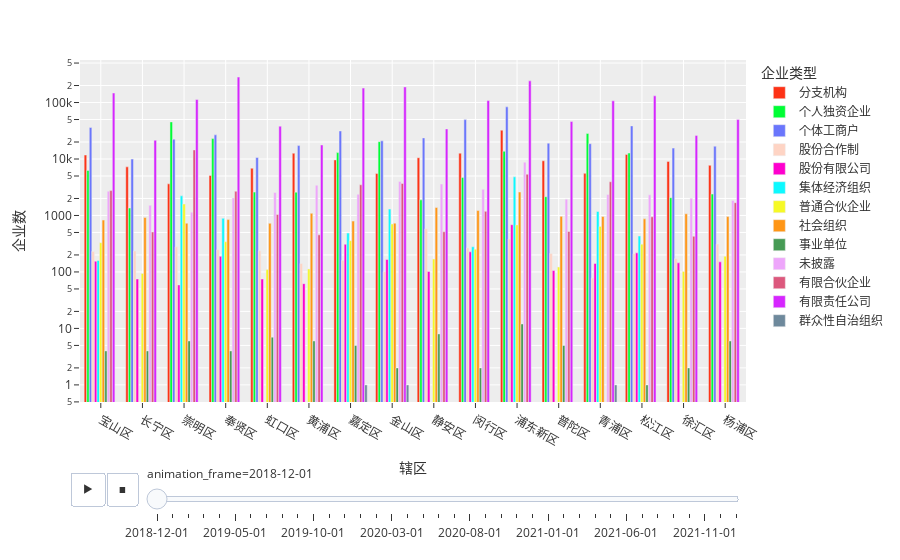

The notebook cell saved with this chart:
### Markdown cell above
## 存量企业类型存量统计&&行业类型存量统计

### Code cell
pio.templates.default="ggplot2"
secondDataSheet4=pd.read_excel(
    "E:\\PythonProject\\Data\\2.xlsx",
    "Sheet4")
secondDataSheet4=secondDataSheet4[secondDataSheet4["辖区"]!="上海市"]
update_date(secondDataSheet4)
secondDataSheet4.loc[:, "年月"] =pd.to_datetime(secondDataSheet4.apply(get_date, axis=1))
fig3=px.bar(
    secondDataSheet4,
    x="辖区",
    y="企业数",
    log_y=True,
    color="企业类型",
    barmode="group",
    animation_frame=secondDataSheet4.年月.astype(str),
    color_discrete_sequence=px.colors.qualitative.Light24
)
fig3.show()

### Figure 1 — Plotly figure (JSON) as saved in the notebook; plotly's stock layout.template omitted (floating-point values rounded to 4 significant figures)
{"data": [{"alignmentgroup": "True", "hovertemplate": "企业类型=分支机构<br>animation_frame=2018-12-01<br>辖区=%{x}<br>企业数=%{y}<extra></extra>", "legendgroup": "分支机构", "marker": {"color": "#FD3216", "pattern": {"shape": ""}}, "name": "分支机构", "offsetgroup": "分支机构", "orientation": "v", "showlegend": true, "textposition": "auto", "type": "bar", "x": ["宝山区", "长宁区", "崇明区", "奉贤区", "虹口区", "黄浦区", "嘉定区", "金山区", "静安区", "闵行区", "浦东新区", "普陀区", "青浦区", "松江区", "徐汇区", "杨浦区"], "xaxis": "x", "y": [11760, 7261, 3634, 5096, 6870, 12661, 9640, 5562, 10531, 12682, 32380, 9294, 5576, 12053, 9069, 7722], "yaxis": "y"}, {"alignmentgroup": "True", "hovertemplate": "企业类型=个人独资企业<br>animation_frame=2018-12-01<br>辖区=%{x}<br>企业数=%{y}<extra></extra>", "legendgroup": "个人独资企业", "marker": {"color": "#00FE35", "pattern": {"shape": ""}}, "name": "个人独资企业", "offsetgroup": "个人独资企业", "orientation": "v", "showlegend": true, "textposition": "auto", "type": "bar", "x": ["宝山区", "长宁区", "崇明区", "奉贤区", "虹口区", "黄浦区", "嘉定区", "金山区", "静安区", "闵行区", "浦东新区", "普陀区", "青浦区", "松江区", "徐汇区", "杨浦区"], "xaxis": "x", "y": [6283, 1356, 45413, 23002, 2591, 2582, 12974, 20265, 1891, 4699, 13701, 2152, 28326, 12760, 2063, 2395], "yaxis": "y"}, {"alignmentgroup": "True", "hovertemplate": "企业类型=个体工商户<br>animation_frame=2018-12-01<br>辖区=%{x}<br>企业数=%{y}<extra></extra>", "legendgroup": "个体工商户", "marker": {"color": "#6A76FC", "pattern": {"shape": ""}}, "name": "个体工商户", "offsetgroup": "个体工商户", "orientation": "v", "showlegend": true, "textposition": "auto", "type": "bar", "x": ["宝山区", "长宁区", "崇明区", "奉贤区", "虹口区", "黄浦区", "嘉定区", "金山区", "静安区", "闵行区", "浦东新区", "普陀区", "青浦区", "松江区", "徐汇区", "杨浦区"], "xaxis": "x", "y": [36174, 9957, 22432, 26784, 10627, 17279, 31345, 20951, 23641, 49798, 83748, 19094, 18673, 38568, 15589, 16857], "yaxis": "y"}, {"alignmentgroup": "True", "hovertemplate": "企业类型=股份合作制<br>animation_frame=2018-12-01<br>辖区=%{x}<br>企业数=%{y}<extra></extra>", "legendgroup": "股份合作制", "marker": {"color": "#FED4C4", "pattern": {"shape": ""}}, "name": "股份合作制", "offsetgroup": "股份合作制", "orientation": "v", "showlegend": true, "textposition": "auto", "type": "bar", "x": ["宝山区", "长宁区", "崇明区", "奉贤区", "虹口区", "黄浦区", "嘉定区", "金山区", "静安区", "闵行区", "浦东新区", "普陀区", "青浦区", "松江区", "徐汇区", "杨浦区"], "xaxis": "x", "y": [231, 235, 278, 247, 238, 141, 160, 101, 580, 266, 383, 213, 78, 210, 172, 311], "yaxis": "y"}, {"alignmentgroup": "True", "hovertemplate": "企业类型=股份有限公司<br>animation_frame=2018-12-01<br>辖区=%{x}<br>企业数=%{y}<extra></extra>", "legendgroup": "股份有限公司", "marker": {"color": "#FE00CE", "pattern": {"shape": ""}}, "name": "股份有限公司", "offsetgroup": "股份有限公司", "orientation": "v", "showlegend": true, "textposition": "auto", "type": "bar", "x": ["宝山区", "长宁区", "崇明区", "奉贤区", "虹口区", "黄浦区", "嘉定区", "金山区", "静安区", "闵行区", "浦东新区", "普陀区", "青浦区", "松江区", "徐汇区", "杨浦区"], "xaxis": "x", "y": [155, 75, 59, 189, 75, 62, 309, 166, 102, 227, 687, 106, 141, 218, 145, 151], "yaxis": "y"}, {"alignmentgroup": "True", "hovertemplate": "企业类型=集体经济组织<br>animation_frame=2018-12-01<br>辖区=%{x}<br>企业数=%{y}<extra></extra>", "legendgroup": "集体经济组织", "marker": {"color": "#0DF9FF", "pattern": {"shape": ""}}, "name": "集体经济组织", "offsetgroup": "集体经济组织", "orientation": "v", "showlegend": true, "textposition": "auto", "type": "bar", "x": ["宝山区", "崇明区", "奉贤区", "嘉定区", "金山区", "闵行区", "浦东新区", "青浦区", "松江区"], "xaxis": "x", "y": [160, 2225, 890, 489, 1298, 279, 4832, 1177, 433], "yaxis": "y"}, {"alignmentgroup": "True", "hovertemplate": "企业类型=普通合伙企业<br>animation_frame=2018-12-01<br>辖区=%{x}<br>企业数=%{y}<extra></extra>", "legendgroup": "普通合伙企业", "marker": {"color": "#F6F926", "pattern": {"shape": ""}}, "name": "普通合伙企业", "offsetgroup": "普通合伙企业", "orientation": "v", "showlegend": true, "textposition": "auto", "type": "bar", "x": ["宝山区", "长宁区", "崇明区", "奉贤区", "虹口区", "黄浦区", "嘉定区", "金山区", "静安区", "闵行区", "浦东新区", "普陀区", "青浦区", "松江区", "徐汇区", "杨浦区"], "xaxis": "x", "y": [329, 94, 1590, 343, 110, 113, 358, 704, 169, 252, 680, 122, 641, 310, 102, 190], "yaxis": "y"}, {"alignmentgroup": "True", "hovertemplate": "企业类型=社会组织<br>animation_frame=2018-12-01<br>辖区=%{x}<br>企业数=%{y}<extra></extra>", "legendgroup": "社会组织", "marker": {"color": "#FF9616", "pattern": {"shape": ""}}, "name": "社会组织", "offsetgroup": "社会组织", "orientation": "v", "showlegend": true, "textposition": "auto", "type": "bar", "x": ["宝山区", "长宁区", "崇明区", "奉贤区", "虹口区", "黄浦区", "嘉定区", "金山区", "静安区", "闵行区", "浦东新区", "普陀区", "青浦区", "松江区", "徐汇区", "杨浦区"], "xaxis": "x", "y": [828, 919, 728, 845, 726, 1090, 795, 732, 1385, 1223, 2601, 965, 962, 871, 1072, 956], "yaxis": "y"}, {"alignmentgroup": "True", "hovertemplate": "企业类型=事业单位<br>animation_frame=2018-12-01<br>辖区=%{x}<br>企业数=%{y}<extra></extra>", "legendgroup": "事业单位", "marker": {"color": "#479B55", "pattern": {"shape": ""}}, "name": "事业单位", "offsetgroup": "事业单位", "orientation": "v", "showlegend": true, "textposition": "auto", "type": "bar", "x": ["宝山区", "长宁区", "崇明区", "奉贤区", "虹口区", "黄浦区", "嘉定区", "金山区", "静安区", "闵行区", "浦东新区", "普陀区", "松江区", "徐汇区", "杨浦区"], "xaxis": "x", "y": [4, 4, 6, 4, 7, 6, 5, 2, 8, 2, 12, 5, 1, 2, 6], "yaxis": "y"}, {"alignmentgroup": "True", "hovertemplate": "企业类型=未披露<br>animation_frame=2018-12-01<br>辖区=%{x}<br>企业数=%{y}<extra></extra>", "legendgroup": "未披露", "marker": {"color": "#EEA6FB", "pattern": {"shape": ""}}, "name": "未披露", "offsetgroup": "未披露", "orientation": "v", "showlegend": true, "textposition": "auto", "type": "bar", "x": ["宝山区", "长宁区", "崇明区", "奉贤区", "虹口区", "黄浦区", "嘉定区", "金山区", "静安区", "闵行区", "浦东新区", "普陀区", "青浦区", "松江区", "徐汇区", "杨浦区"], "xaxis": "x", "y": [2691, 1512, 1145, 2044, 2557, 3423, 2374, 4014, 3601, 2920, 8794, 1945, 2360, 2320, 2008, 1850], "yaxis": "y"}, {"alignmentgroup": "True", "hovertemplate": "企业类型=有限合伙企业<br>animation_frame=2018-12-01<br>辖区=%{x}<br>企业数=%{y}<extra></extra>", "legendgroup": "有限合伙企业", "marker": {"color": "#DC587D", "pattern": {"shape": ""}}, "name": "有限合伙企业", "offsetgroup": "有限合伙企业", "orientation": "v", "showlegend": true, "textposition": "auto", "type": "bar", "x": ["宝山区", "长宁区", "崇明区", "奉贤区", "虹口区", "黄浦区", "嘉定区", "金山区", "静安区", "闵行区", "浦东新区", "普陀区", "青浦区", "松江区", "徐汇区", "杨浦区"], "xaxis": "x", "y": [2759, 510, 14479, 2688, 1043, 454, 3495, 3687, 514, 1183, 5380, 520, 3954, 947, 428, 1685], "yaxis": "y"}, {"alignmentgroup": "True", "hovertemplate": "企业类型=有限责任公司<br>animation_frame=2018-12-01<br>辖区=%{x}<br>企业数=%{y}<extra></extra>", "legendgroup": "有限责任公司", "marker": {"color": "#D626FF", "pattern": {"shape": ""}}, "name": "有限责任公司", "offsetgroup": "有限责任公司", "orientation": "v", "showlegend": true, "textposition": "auto", "type": "bar", "x": ["宝山区", "长宁区", "崇明区", "奉贤区", "虹口区", "黄浦区", "嘉定区", "金山区", "静安区", "闵行区", "浦东新区", "普陀区", "青浦区", "松江区", "徐汇区", "杨浦区"], "xaxis": "x", "y": [147416, 21506, 112995, 281932, 38134, 17723, 180026, 189187, 34082, 108406, 241971, 46084, 107371, 131326, 26187, 49985], "yaxis": "y"}, {"alignmentgroup": "True", "hovertemplate": "企业类型=群众性自治组织<br>animation_frame=2018-12-01<br>辖区=%{x}<br>企业数=%{y}<extra></extra>", "legendgroup": "群众性自治组织", "marker": {"color": "#6E899C", "pattern": {"shape": ""}}, "name": "群众性自治组织", "offsetgroup": "群众性自治组织", "orientation": "v", "showlegend": true, "textposition": "auto", "type": "bar", "x": ["嘉定区", "金山区", "青浦区"], "xaxis": "x", "y": [1, 1, 1], "yaxis": "y"}], "layout": {"barmode": "group", "legend": {"title": {"text": "企业类型"}, "tracegroupgap": 0}, "margin": {"t": 60}, "sliders": [{"active": 0, "currentvalue": {"prefix": "animation_frame="}, "len": 0.9, "pad": {"b": 10, "t": 60}, "steps": [{"args": [["2018-12-01"], {"frame": {"duration": 0, "redraw": true}, "fromcurrent": true, "mode": "immediate", "transition": {"duration": 0, "easing": "linear"}}], "label": "2018-12-01", "method": "animate"}, {"args": [["2019-01-01"], {"frame": {"duration": 0, "redraw": true}, "fromcurrent": true, "mode": "immediate", "transition": {"duration": 0, "easing": "linear"}}], "label": "2019-01-01", "method": "animate"}, {"args": [["2019-02-01"], {"frame": {"duration": 0, "redraw": true}, "fromcurrent": true, "mode": "immediate", "transition": {"duration": 0, "easing": "linear"}}], "label": "2019-02-01", "method": "animate"}, {"args": [["2019-03-01"], {"frame": {"duration": 0, "redraw": true}, "fromcurrent": true, "mode": "immediate", "transition": {"duration": 0, "easing": "linear"}}], "label": "2019-03-01", "method": "animate"}, {"args": [["2019-04-01"], {"frame": {"duration": 0, "redraw": true}, "fromcurrent": true, "mode": "immediate", "transition": {"duration": 0, "easing": "linear"}}], "label": "2019-04-01", "method": "animate"}, {"args": [["2019-05-01"], {"frame": {"duration": 0, "redraw": true}, "fromcurrent": true, "mode": "immediate", "transition": {"duration": 0, "easing": "linear"}}], "label": "2019-05-01", "method": "animate"}, {"args": [["2019-06-01"], {"frame": {"duration": 0, "redraw": true}, "fromcurrent": true, "mode": "immediate", "transition": {"duration": 0, "easing": "linear"}}], "label": "2019-06-01", "method": "animate"}, {"args": [["2019-07-01"], {"frame": {"duration": 0, "redraw": true}, "fromcurrent": true, "mode": "immediate", "transition": {"duration": 0, "easing": "linear"}}], "label": "2019-07-01", "method": "animate"}, {"args": [["2019-08-01"], {"frame": {"duration": 0, "redraw": true}, "fromcurrent": true, "mode": "immediate", "transition": {"duration": 0, "easing": "linear"}}], "label": "2019-08-01", "method": "animate"}, {"args": [["2019-09-01"], {"frame": {"duration": 0, "redraw": true}, "fromcurrent": true, "mode": "immediate", "transition": {"duration": 0, "easing": "linear"}}], "label": "2019-09-01", "method": "animate"}, {"args": [["2019-10-01"], {"frame": {"duration": 0, "redraw": true}, "fromcurrent": true, "mode": "immediate", "transition": {"duration": 0, "easing": "linear"}}], "label": "2019-10-01", "method": "animate"}, {"args": [["2019-11-01"], {"frame": {"duration": 0, "redraw": true}, "fromcurrent": true, "mode": "immediate", "transition": {"duration": 0, "easing": "linear"}}], "label": "2019-11-01", "method": "animate"}, {"args": [["2019-12-01"], {"frame": {"duration": 0, "redraw": true}, "fromcurrent": true, "mode": "immediate", "transition": {"duration": 0, "easing": "linear"}}], "label": "2019-12-01", "method": "animate"}, {"args": [["2020-01-01"], {"frame": {"duration": 0, "redraw": true}, "fromcurrent": true, "mode": "immediate", "transition": {"duration": 0, "easing": "linear"}}], "label": "2020-01-01", "method": "animate"}, {"args": [["2020-02-01"], {"frame": {"duration": 0, "redraw": true}, "fromcurrent": true, "mode": "immediate", "transition": {"duration": 0, "easing": "linear"}}], "label": "2020-02-01", "method": "animate"}, {"args": [["2020-03-01"], {"frame": {"duration": 0, "redraw": true}, "fromcurrent": true, "mode": "immediate", "transition": {"duration": 0, "easing": "linear"}}], "label": "2020-03-01", "method": "animate"}, {"args": [["2020-04-01"], {"frame": {"duration": 0, "redraw": true}, "fromcurrent": true, "mode": "immediate", "transition": {"duration": 0, "easing": "linear"}}], "label": "2020-04-01", "method": "animate"}, {"args": [["2020-05-01"], {"frame": {"duration": 0, "redraw": true}, "fromcurrent": true, "mode": "immediate", "transition": {"duration": 0, "easing": "linear"}}], "label": "2020-05-01", "method": "animate"}, {"args": [["2020-06-01"], {"frame": {"duration": 0, "redraw": true}, "fromcurrent": true, "mode": "immediate", "transition": {"duration": 0, "easing": "linear"}}], "label": "2020-06-01", "method": "animate"}, {"args": [["2020-07-01"], {"frame": {"duration": 0, "redraw": true}, "fromcurrent": true, "mode": "immediate", "transition": {"duration": 0, "easing": "linear"}}], "label": "2020-07-01", "method": "animate"}, {"args": [["2020-08-01"], {"frame": {"duration": 0, "redraw": true}, "fromcurrent": true, "mode": "immediate", "transition": {"duration": 0, "easing": "linear"}}], "label": "2020-08-01", "method": "animate"}, {"args": [["2020-09-01"], {"frame": {"duration": 0, "redraw": true}, "fromcurrent": true, "mode": "immediate", "transition": {"duration": 0, "easing": "linear"}}], "label": "2020-09-01", "method": "animate"}, {"args": [["2020-10-01"], {"frame": {"duration": 0, "redraw": true}, "fromcurrent": true, "mode": "immediate", "transition": {"duration": 0, "easing": "linear"}}], "label": "2020-10-01", "method": "animate"}, {"args": [["2020-11-01"], {"frame": {"duration": 0, "redraw": true}, "fromcurrent": true, "mode": "immediate", "transition": {"duration": 0, "easing": "linear"}}], "label": "2020-11-01", "method": "animate"}, {"args": [["2020-12-01"], {"frame": {"duration": 0, "redraw": true}, "fromcurrent": true, "mode": "immediate", "transition": {"duration": 0, "easing": "linear"}}], "label": "2020-12-01", "method": "animate"}, {"args": [["2021-01-01"], {"frame": {"duration": 0, "redraw": true}, "fromcurrent": true, "mode": "immediate", "transition": {"duration": 0, "easing": "linear"}}], "label": "2021-01-01", "method": "animate"}, {"args": [["2021-02-01"], {"frame": {"duration": 0, "redraw": true}, "fromcurrent": true, "mode": "immediate", "transition": {"duration": 0, "easing": "linear"}}], "label": "2021-02-01", "method": "animate"}, {"args": [["2021-03-01"], {"frame": {"duration": 0, "redraw": true}, "fromcurrent": true, "mode": "immediate", "transition": {"duration": 0, "easing": "linear"}}], "label": "2021-03-01", "method": "animate"}, {"args": [["2021-04-01"], {"frame": {"duration": 0, "redraw": true}, "fromcurrent": true, "mode": "immediate", "transition": {"duration": 0, "easing": "linear"}}], "label": "2021-04-01", "method": "animate"}, {"args": [["2021-05-01"], {"frame": {"duration": 0, "redraw": true}, "fromcurrent": true, "mode": "immediate", "transition": {"duration": 0, "easing": "linear"}}], "label": "2021-05-01", "method": "animate"}, {"args": [["2021-06-01"], {"frame": {"duration": 0, "redraw": true}, "fromcurrent": true, "mode": "immediate", "transition": {"duration": 0, "easing": "linear"}}], "label": "2021-06-01", "method": "animate"}, {"args": [["2021-07-01"], {"frame": {"duration": 0, "redraw": true}, "fromcurrent": true, "mode": "immediate", "transition": {"duration": 0, "easing": "linear"}}], "label": "2021-07-01", "method": "animate"}, {"args": [["2021-08-01"], {"frame": {"duration": 0, "redraw": true}, "fromcurrent": true, "mode": "immediate", "transition": {"duration": 0, "easing": "linear"}}], "label": "2021-08-01", "method": "animate"}, {"args": [["2021-09-01"], {"frame": {"duration": 0, "redraw": true}, "fromcurrent": true, "mode": "immediate", "transition": {"duration": 0, "easing": "linear"}}], "label": "2021-09-01", "method": "animate"}, {"args": [["2021-10-01"], {"frame": {"duration": 0, "redraw": true}, "fromcurrent": true, "mode": "immediate", "transition": {"duration": 0, "easing": "linear"}}], "label": "2021-10-01", "method": "animate"}, {"args": [["2021-11-01"], {"frame": {"duration": 0, "redraw": true}, "fromcurrent": true, "mode": "immediate", "transition": {"duration": 0, "easing": "linear"}}], "label": "2021-11-01", "method": "animate"}, {"args": [["2021-12-01"], {"frame": {"duration": 0, "redraw": true}, "fromcurrent": true, "mode": "immediate", "transition": {"duration": 0, "easing": "linear"}}], "label": "2021-12-01", "method": "animate"}, {"args": [["2022-01-01"], {"frame": {"duration": 0, "redraw": true}, "fromcurrent": true, "mode": "immediate", "transition": {"duration": 0, "easing": "linear"}}], "label": "2022-01-01", "method": "animate"}], "x": 0.1, "xanchor": "left", "y": 0, "yanchor": "top"}], "updatemenus": [{"buttons": [{"args": [null, {"frame": {"duration": 500, "redraw": true}, "fromcurrent": true, "mode": "immediate", "transition": {"duration": 500, "easing": "linear"}}], "label": "&#9654;", "method": "animate"}, {"args": [[null], {"frame": {"duration": 0, "redraw": true}, "fromcurrent": true, "mode": "immediate", "transition": {"duration": 0, "easing": "linear"}}], "label": "&#9724;", "method": "animate"}], "direction": "left", "pad": {"r": 10, "t": 70}, "showactive": false, "type": "buttons", "x": 0.1, "xanchor": "right", "y": 0, "yanchor": "top"}], "xaxis": {"anchor": "y", "domain": [0, 1], "title": {"text": "辖区"}}, "yaxis": {"anchor": "x", "domain": [0, 1], "title": {"text": "企业数"}, "type": "log"}}}
